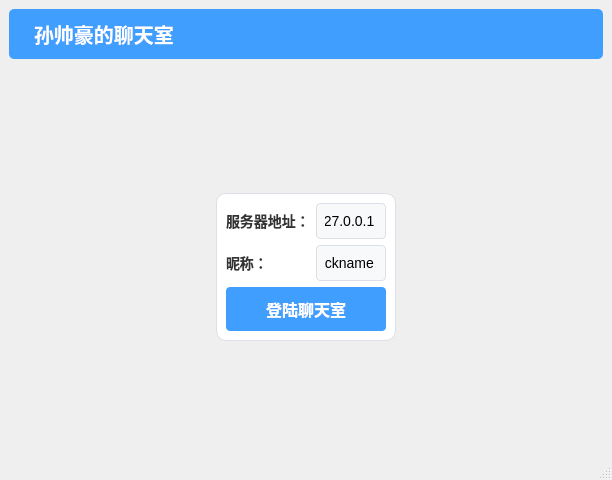
<?xml version="1.0" encoding="UTF-8"?>
<ui version="4.0">
 <class>MainWindow</class>
 <widget class="QMainWindow" name="MainWindow">
  <property name="geometry">
   <rect>
    <x>0</x>
    <y>0</y>
    <width>612</width>
    <height>480</height>
   </rect>
  </property>
  <property name="windowTitle">
   <string>聊天室客户端</string>
  </property>
  <property name="styleSheet">
   <string notr="true">/* ========================
   1. 全局背景 (假设给整个窗口设背景)
   ======================== */
QWidget#page {  /* 注意：这里#page要改成你stackedWidget当前页面的objectName */
    background-color: #f0f2f5; /* 浅灰色背景，也可以换成图片 */
    /* background-image: url(:/images/bg.jpg); 如果你有背景图 */
}

/* ========================
   2. 登录卡片容器 (刚才让你加的 QFrame)
   ======================== */
QFrame#loginFrame {
    background-color: #ffffff;  /* 纯白背景 */
    border: 1px solid #dcdfe6;  /* 浅灰边框 */
    border-radius: 10px;        /* 圆角 */
    /* 如果想加阴影，Qt Designer里看不见，得运行代码才有，或者用border模拟 */
}

/* ========================
   3. 标签 (服务器地址、昵称)
   ======================== */
QLabel {
    font-family: &quot;Microsoft YaHei&quot;;
    font-size: 14px;
    color: #333333;
    font-weight: bold;
}

/* ========================
   4. 输入框 (LineEdit)
   ======================== */
QLineEdit {
    border: 1px solid #dcdfe6; /* 默认边框颜色 */
    border-radius: 4px;        /* 小圆角 */
    padding: 8px;              /* 内边距，让输入框变高，不那么挤 */
    background-color: #f7f9fa; /* 极淡的灰底，护眼 */
    font-size: 14px;
}

/* 鼠标点进去变成蓝色 */
QLineEdit:focus {
    border: 1px solid #409eff; 
    background-color: #ffffff;
}

/* ========================
   5. 登录按钮 (PushButton)
   ======================== */
QPushButton {
    background-color: #409eff; /* 亮蓝色 */
    color: white;              /* 白字 */
    border-radius: 4px;        /* 圆角 */
    font-family: &quot;Microsoft YaHei&quot;;
    font-size: 16px;
    padding: 10px;             /* 按钮撑大点 */
    border: none;
    font-weight: bold;
}

/* 鼠标悬停变深 */
QPushButton:hover {
    background-color: #66b1ff;
}

/* 鼠标按下更深 */
QPushButton:pressed {
    background-color: #3a8ee6;
}</string>
  </property>
  <widget class="QWidget" name="centralwidget">
   <layout class="QVBoxLayout" name="verticalLayout">
    <item>
     <widget class="QLabel" name="label_title">
      <property name="styleSheet">
       <string notr="true">QLabel#label_title {
    background-color: #409eff; /* 蓝色背景 */
    color: white;              /* 白色文字 */
    font-size: 20px;
    font-weight: bold;
    border-radius: 5px;        /* 圆角 */
    padding: 10px 20px;        /* 内边距：上下10px，左右20px，让背景大一点 */
    margin-bottom: 20px;       /* 让标题和下面的输入框保持距离 */
}</string>
      </property>
      <property name="text">
       <string>孙帅豪的聊天室</string>
      </property>
     </widget>
    </item>
    <item>
     <widget class="QStackedWidget" name="stackedWidget">
      <property name="currentIndex">
       <number>0</number>
      </property>
      <widget class="QWidget" name="loginPage">
       <layout class="QGridLayout" name="gridLayout_4">
        <item row="2" column="1">
         <spacer name="verticalSpacer_4">
          <property name="sizeHint" stdset="0">
           <size>
            <width>20</width>
            <height>83</height>
           </size>
          </property>
         </spacer>
        </item>
        <item row="1" column="1">
         <widget class="QFrame" name="loginFrame">
          <property name="frameShape">
           <enum>QFrame::NoFrame</enum>
          </property>
          <layout class="QVBoxLayout" name="verticalLayout_2">
           <item>
            <layout class="QGridLayout" name="gridLayout">
             <item row="1" column="1">
              <widget class="QLineEdit" name="userNameEdit">
               <property name="text">
                <string>nickname</string>
               </property>
              </widget>
             </item>
             <item row="0" column="0">
              <widget class="QLabel" name="label_2">
               <property name="text">
                <string>服务器地址：</string>
               </property>
              </widget>
             </item>
             <item row="0" column="1">
              <widget class="QLineEdit" name="serverEdit">
               <property name="text">
                <string>127.0.0.1</string>
               </property>
              </widget>
             </item>
             <item row="1" column="0">
              <widget class="QLabel" name="label_3">
               <property name="text">
                <string>昵称：</string>
               </property>
              </widget>
             </item>
            </layout>
           </item>
           <item>
            <spacer name="verticalSpacer">
             <property name="sizeHint" stdset="0">
              <size>
               <width>20</width>
               <height>0</height>
              </size>
             </property>
            </spacer>
           </item>
           <item>
            <widget class="QPushButton" name="btn_Login">
             <property name="text">
              <string>登陆聊天室</string>
             </property>
            </widget>
           </item>
          </layout>
         </widget>
        </item>
        <item row="1" column="2">
         <spacer name="horizontalSpacer_2">
          <property name="sizeHint" stdset="0">
           <size>
            <width>198</width>
            <height>20</height>
           </size>
          </property>
         </spacer>
        </item>
        <item row="0" column="1">
         <spacer name="verticalSpacer_3">
          <property name="sizeHint" stdset="0">
           <size>
            <width>20</width>
            <height>83</height>
           </size>
          </property>
         </spacer>
        </item>
        <item row="1" column="0">
         <spacer name="horizontalSpacer">
          <property name="sizeHint" stdset="0">
           <size>
            <width>198</width>
            <height>20</height>
           </size>
          </property>
         </spacer>
        </item>
       </layout>
      </widget>
      <widget class="QWidget" name="chatPage">
       <layout class="QGridLayout" name="gridLayout_5">
        <item row="0" column="0">
         <layout class="QHBoxLayout" name="horizontalLayout">
          <item>
           <widget class="QTextEdit" name="chatRoomEdit"/>
          </item>
          <item>
           <widget class="QListWidget" name="userListWidget">
            <property name="maximumSize">
             <size>
              <width>120</width>
              <height>16777215</height>
             </size>
            </property>
           </widget>
          </item>
         </layout>
        </item>
        <item row="1" column="0">
         <layout class="QHBoxLayout" name="horizontalLayout_2">
          <item>
           <widget class="QLineEdit" name="chatLineEdit"/>
          </item>
          <item>
           <widget class="QPushButton" name="btn_publish">
            <property name="text">
             <string>发送</string>
            </property>
           </widget>
          </item>
          <item>
           <widget class="QPushButton" name="btn_retreat">
            <property name="text">
             <string>退出</string>
            </property>
           </widget>
          </item>
         </layout>
        </item>
       </layout>
      </widget>
     </widget>
    </item>
   </layout>
  </widget>
  <widget class="QStatusBar" name="statusbar"/>
 </widget>
 <resources/>
 <connections/>
</ui>
